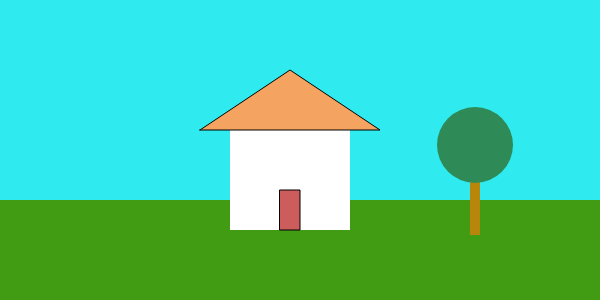
Frame 1 (no input)
Frame 60 (no input): identical to frame 1, image omitted
Frame 120 (the mouse pressed at the canvas centre since frame 60): identical to frame 1, image omitted

The p5.js sketch that drew this single still picture (run headless with seeded random() and noise() and a simulated clock; from frame 60 on, the mouse is pressed at the canvas centre):

// p5.js sketch
// ── sketch.js
function setup() {
    createCanvas(600, 300);
}

function draw() {
    // Background
    background(47, 235, 239);

    // Ground
    noStroke();
    fill(65, 156, 20);
    rect(0, 200, width, height - 200);

    // Tree
    strokeWeight(10);
    stroke("darkgoldenrod");
    strokeCap('square');
    line(475, 230, 475, 145);

    noStroke();
    fill("seagreen");
    circle(475, 145, 76);

    // House
    fill(255);
    rect(230, 130, 120, 100);

    // Door
    fill("indianred");
    stroke(0);
    strokeWeight(1);
    rect(280, 190, 20, 40);

    // Roof
    fill("sandybrown");
    // triangle(200, 130, 380, 130, 290, 70);
    beginShape();
    vertex(200, 130);
    vertex(380, 130);
    vertex(290, 70);
    endShape(CLOSE);
}

function mousePressed() {
    // console.log("Mouse was clicked");
    console.log(`Mouse was clicked on: ${Math.round(mouseX)},${Math.round(mouseY)}`);
}
